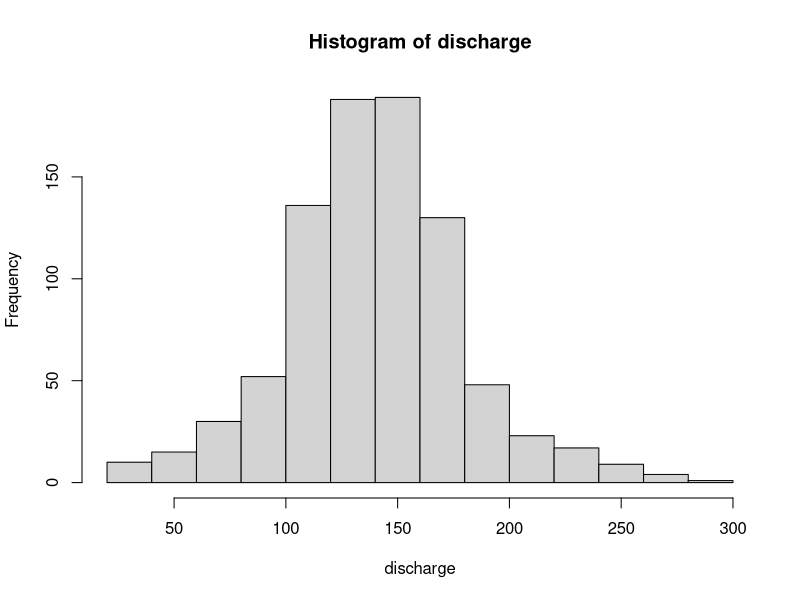
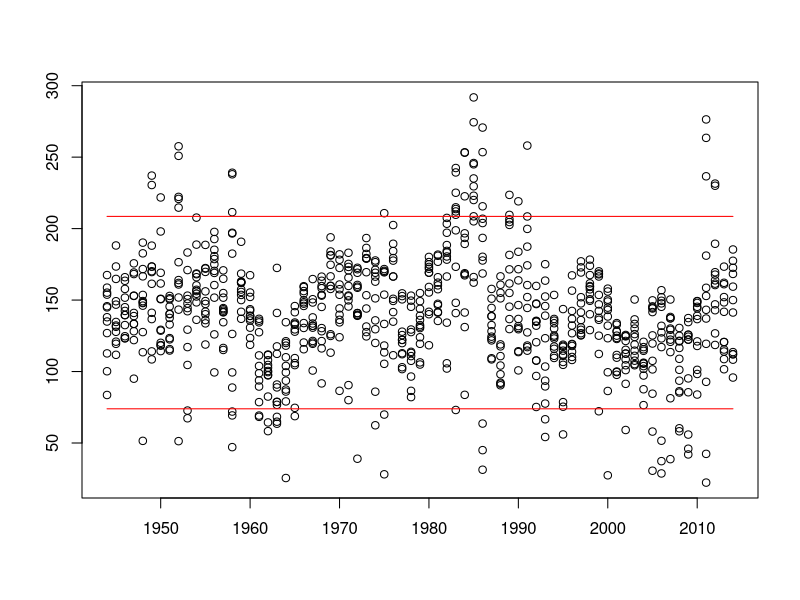

Source code (R) for these figures, in order:
#This is my debugged version of Relay 2
# # <- indicates my comment

#Relay 2: Debug the 4 mistakes to make the code run successfully!
#Created by Carley Hansen for Hydroinformatics at the U of U

#The purpose of this exercise is to determine
#the distribution of monthly discharge and the
#number of extreme* monthly flow events in the Jordan River
#*exceeds 95% or falls below 5%
#Show your result graphically and numerically

#Load the data from a file
#JRiver<-read.csv("C://Users/Carly/Desktop/JordanRiver_discharge.csv",header=TRUE)
JRiver<-read.csv('01_JordanRiver.csv')

#Set variables
discharge<-JRiver$discharge_cfs
year<-JRiver$year
month<-JRiver$month
# #the D in "JRiver$Discharge_cfs" should not be capitilized because the data is set to "discharge_cfs"

#Find distribution
summarystats<-summary(discharge)
print(c(summarystats))
# #the S ins summary should not be capitalized, it should replicate the variable defined above

#Plot histogram
hist(discharge)

#Determine the 95th and 5th percentiles
top_percent<-quantile(discharge,.95)
bottom_percent<-quantile(discharge,.05)

#Create a counter
counter<-0

#Compare the values
for (i in discharge){
  if(i>top_percent|i<bottom_percent){
    counter<-counter+1
  }}
# # too many { in the for loop, eliminated 1
  
  #Print the result
  startyear<-min(year)
  endyear<-max(year)
  sprintf("Number of extreme monthly discharges in the Jordan River from %d to %d: %d",startyear,endyear,counter)
  
  #Create a plot - do this after the relay!!
  plot(year,discharge,ann=FALSE,ylab="discharge",xlab="time")
  top_bound<-rep(top_percent,length(year))
  bottom_bound<-rep(bottom_percent,length(year))
  lines(year,top_bound,type="l",col="red")
  lines(year,bottom_bound,type="l",col="red")
  # # xlab was used twice, missing ylab which is for the "discharge"
  